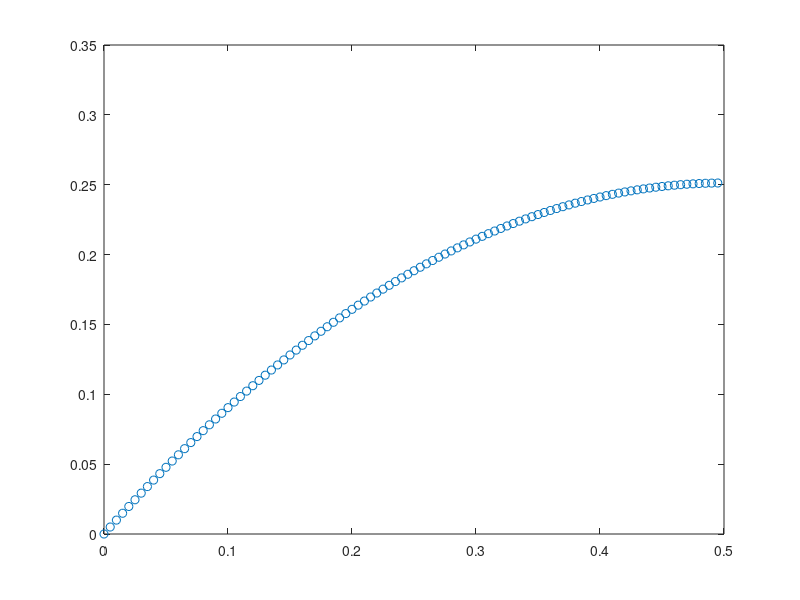

Recreate this plot in MATLAB.
x = 100;

for i = 1:100
    data = [zeros(1,x+i)  ones(1,x-i)];
    m(i) = mean(data);
    v(i) = var(data);
end

figure;
plot(m,v,'o');
